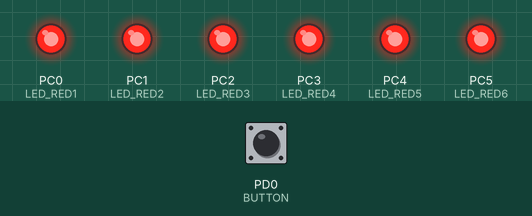
Bench run of a program on a simulated ATmega328P, built with avr-gcc and emulated at 16 MHz. On the bench: output pins drawn as LEDs (lit = HIGH). Dashed ring = blinking. The inputs (shaded band) are chosen by the test bench; at power-on: PD0 (BUTTON) HIGH.

Above: at 1.5 s.
1.6 s: PD0 (BUTTON) pulled LOW for 1 s
At 1.87 s:
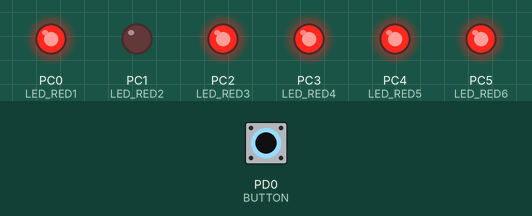
4.2 s: PD0 (BUTTON) pulled LOW for 0.3 s
At 4.37 s:
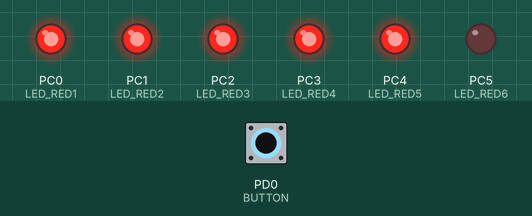
6.0 s: PD0 (BUTTON) pulled LOW for 3.2 s
At 7.12 s:
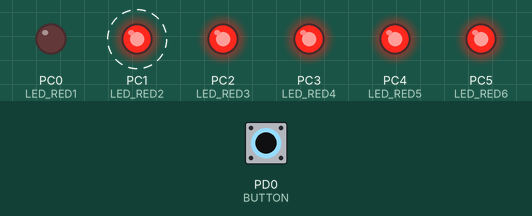
Timing chart, 0 to 10.8 s (numbered marks = the images above; inputs shaded):
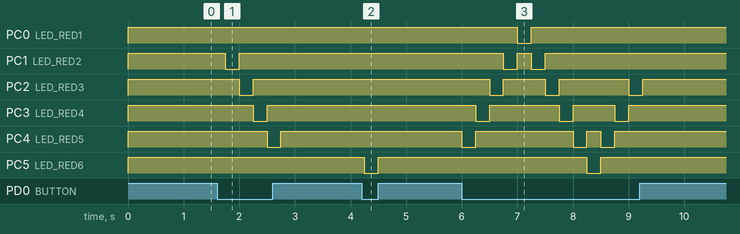

The program:

main.c
```c
/***********************************************************************
 * Author: DavidGarcia Torre
 **********************************************************************/

/* Defines -----------------------------------------------------------*/
#define LED_RED1   PC0     // AVR pin where red LED 1 is connected
#define LED_RED2   PC1     // AVR pin where red LED 2 is connected
#define LED_RED3   PC2     // AVR pin where red LED 3 is connected
#define LED_RED4   PC3     // AVR pin where red LED 4 is connected
#define LED_RED5   PC4     // AVR pin where red LED 5 is connected
#define LED_RED6   PC5     // AVR pin where red LED 6 is connected
#define BUTTON	   PD0     // AVR pin where the button is connected

#define SHORT_DELAY 250      // Delay in milliseconds

#ifndef F_CPU
#define F_CPU 16000000      // CPU frequency in Hz required for delay
#endif

/* Includes ----------------------------------------------------------*/
#include <util/delay.h>     // Functions for busy-wait delay loops
#include <avr/io.h>         // AVR device-specific IO definitions

/* Functions ---------------------------------------------------------
 * Main function where the program execution begins.
 */

int leds[] ={LED_RED1,LED_RED2,LED_RED3,LED_RED4,LED_RED5,LED_RED6};
int a=0,b=0;

int main(void)
{


	// Set pin as output in Data Direction Register

	DDRC = DDRC | (1<<LED_RED1);
	DDRC = DDRC | (1<<LED_RED2);
	DDRC = DDRC | (1<<LED_RED3);
	DDRC = DDRC | (1<<LED_RED4);
	DDRC = DDRC | (1<<LED_RED5);
	DDRC = DDRC | (1<<LED_RED6);


	// Set pin LOW in Data Register (LED off)

	PORTC = PORTC | (1<<LED_RED1);
	PORTC = PORTC | (1<<LED_RED2);
	PORTC = PORTC | (1<<LED_RED3);
	PORTC = PORTC | (1<<LED_RED4);
	PORTC = PORTC | (1<<LED_RED5);
	PORTC = PORTC | (1<<LED_RED6);

	/*PUSH BUTTON*/

	DDRD = DDRD & ~(1<<BUTTON);  // input
	PORTD = PORTD | (1<<BUTTON); // enable internal pull up

    // Infinite loop
    for (;;){

        // Pause several milliseconds
        _delay_ms(SHORT_DELAY);

		PORTC = PORTC | (1<<leds[a]);

		if(bit_is_clear(PIND,BUTTON)){ //we select the direction with this if

		   if(a == 5){

			   b = 1;
			   PORTC = PORTC | (1<<leds[5]);

		   }else if(a == 0){

			   b = 0;
			   PORTC = PORTC | (1<<leds[0]);

		   } // we rest one to a unless if b is 0 that we add one

		   if(b == 0){

			   a++;

		   }else{

			   a--;

		   }

		PORTC = PORTC & ~(1<<leds[a]);

		}

		}
    return 0;
}
```

Measured:
- after the input at 1.6 s, PC1 (LED_RED2): HIGH → LOW after 0.15 s, → HIGH 0.25 s later; PC2 (LED_RED3): HIGH → LOW after 0.40 s, → HIGH 0.25 s later; PC3 (LED_RED4): HIGH → LOW after 0.65 s, → HIGH 0.25 s later; PC4 (LED_RED5): HIGH → LOW after 0.90 s, → HIGH 0.25 s later
- after the input at 4.2 s, PC5 (LED_RED6): HIGH → LOW after 0.05 s, → HIGH 0.25 s later
- after the input at 6.0 s, PC0 (LED_RED1): HIGH → LOW after 1.0 s, → HIGH 0.25 s later; PC1 (LED_RED2): alternates HIGH for 0.25 s and LOW for 0.25 s, 4 changes in all, then stays HIGH, starting after 0.75 s
